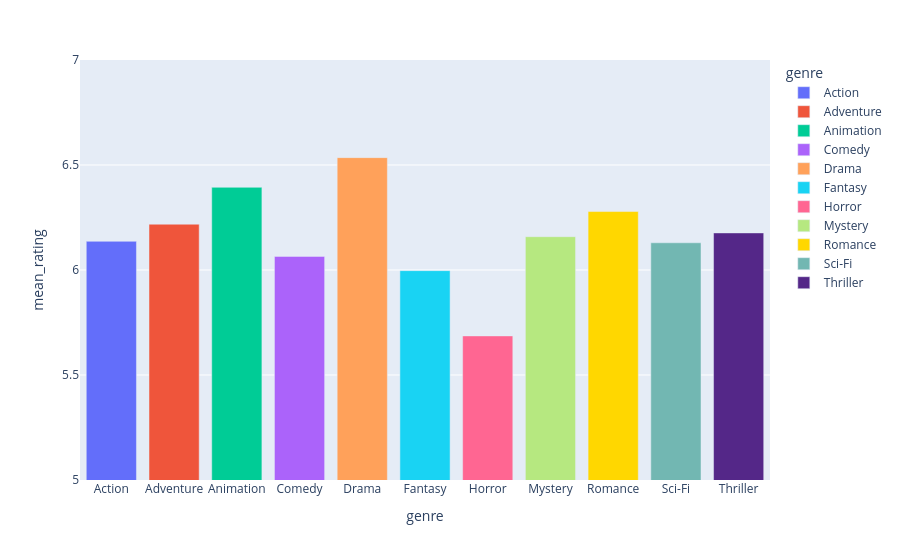

Notebook cell for this chart:
### Code cell
df_ratings = df.copy()
df_ratings = df_ratings[df_ratings["genre"].isin(genres_list)]
df_ratings = df_ratings.groupby("genre", as_index=False).agg(mean_rating=("avg_rating","mean"))[["genre","mean_rating"]]

fig=px.bar(df_ratings,
        x="genre", 
        y="mean_rating",
        color="genre",
        color_discrete_sequence=colors
    )
fig.update_yaxes(range=[5,7])

fig.show()

### Figure 1 — Plotly figure (JSON) as saved in the notebook; plotly's stock layout.template omitted (floating-point values rounded to 4 significant figures)
{"data": [{"hovertemplate": "genre=%{x}<br>mean_rating=%{y}<extra></extra>", "legendgroup": "Action", "marker": {"color": "#636EFA", "pattern": {"shape": ""}}, "name": "Action", "orientation": "v", "showlegend": true, "textposition": "auto", "type": "bar", "x": ["Action"], "xaxis": "x", "y": [6.137], "yaxis": "y"}, {"hovertemplate": "genre=%{x}<br>mean_rating=%{y}<extra></extra>", "legendgroup": "Adventure", "marker": {"color": "#EF553B", "pattern": {"shape": ""}}, "name": "Adventure", "orientation": "v", "showlegend": true, "textposition": "auto", "type": "bar", "x": ["Adventure"], "xaxis": "x", "y": [6.218], "yaxis": "y"}, {"hovertemplate": "genre=%{x}<br>mean_rating=%{y}<extra></extra>", "legendgroup": "Animation", "marker": {"color": "#00CC96", "pattern": {"shape": ""}}, "name": "Animation", "orientation": "v", "showlegend": true, "textposition": "auto", "type": "bar", "x": ["Animation"], "xaxis": "x", "y": [6.394], "yaxis": "y"}, {"hovertemplate": "genre=%{x}<br>mean_rating=%{y}<extra></extra>", "legendgroup": "Comedy", "marker": {"color": "#AB63FA", "pattern": {"shape": ""}}, "name": "Comedy", "orientation": "v", "showlegend": true, "textposition": "auto", "type": "bar", "x": ["Comedy"], "xaxis": "x", "y": [6.065], "yaxis": "y"}, {"hovertemplate": "genre=%{x}<br>mean_rating=%{y}<extra></extra>", "legendgroup": "Drama", "marker": {"color": "#FFA15A", "pattern": {"shape": ""}}, "name": "Drama", "orientation": "v", "showlegend": true, "textposition": "auto", "type": "bar", "x": ["Drama"], "xaxis": "x", "y": [6.535], "yaxis": "y"}, {"hovertemplate": "genre=%{x}<br>mean_rating=%{y}<extra></extra>", "legendgroup": "Fantasy", "marker": {"color": "#19D3F3", "pattern": {"shape": ""}}, "name": "Fantasy", "orientation": "v", "showlegend": true, "textposition": "auto", "type": "bar", "x": ["Fantasy"], "xaxis": "x", "y": [5.997], "yaxis": "y"}, {"hovertemplate": "genre=%{x}<br>mean_rating=%{y}<extra></extra>", "legendgroup": "Horror", "marker": {"color": "#FF6692", "pattern": {"shape": ""}}, "name": "Horror", "orientation": "v", "showlegend": true, "textposition": "auto", "type": "bar", "x": ["Horror"], "xaxis": "x", "y": [5.686], "yaxis": "y"}, {"hovertemplate": "genre=%{x}<br>mean_rating=%{y}<extra></extra>", "legendgroup": "Mystery", "marker": {"color": "#B6E880", "pattern": {"shape": ""}}, "name": "Mystery", "orientation": "v", "showlegend": true, "textposition": "auto", "type": "bar", "x": ["Mystery"], "xaxis": "x", "y": [6.159], "yaxis": "y"}, {"hovertemplate": "genre=%{x}<br>mean_rating=%{y}<extra></extra>", "legendgroup": "Romance", "marker": {"color": "#FFD700", "pattern": {"shape": ""}}, "name": "Romance", "orientation": "v", "showlegend": true, "textposition": "auto", "type": "bar", "x": ["Romance"], "xaxis": "x", "y": [6.278], "yaxis": "y"}, {"hovertemplate": "genre=%{x}<br>mean_rating=%{y}<extra></extra>", "legendgroup": "Sci-Fi", "marker": {"color": "#72B7B2", "pattern": {"shape": ""}}, "name": "Sci-Fi", "orientation": "v", "showlegend": true, "textposition": "auto", "type": "bar", "x": ["Sci-Fi"], "xaxis": "x", "y": [6.13], "yaxis": "y"}, {"hovertemplate": "genre=%{x}<br>mean_rating=%{y}<extra></extra>", "legendgroup": "Thriller", "marker": {"color": "#542788", "pattern": {"shape": ""}}, "name": "Thriller", "orientation": "v", "showlegend": true, "textposition": "auto", "type": "bar", "x": ["Thriller"], "xaxis": "x", "y": [6.177], "yaxis": "y"}], "layout": {"barmode": "relative", "legend": {"title": {"text": "genre"}, "tracegroupgap": 0}, "margin": {"t": 60}, "xaxis": {"anchor": "y", "categoryarray": ["Action", "Adventure", "Animation", "Comedy", "Drama", "Fantasy", "Horror", "Mystery", "Romance", "Sci-Fi", "Thriller"], "categoryorder": "array", "domain": [0, 1], "title": {"text": "genre"}}, "yaxis": {"anchor": "x", "domain": [0, 1], "range": [5, 7], "title": {"text": "mean_rating"}}}}
